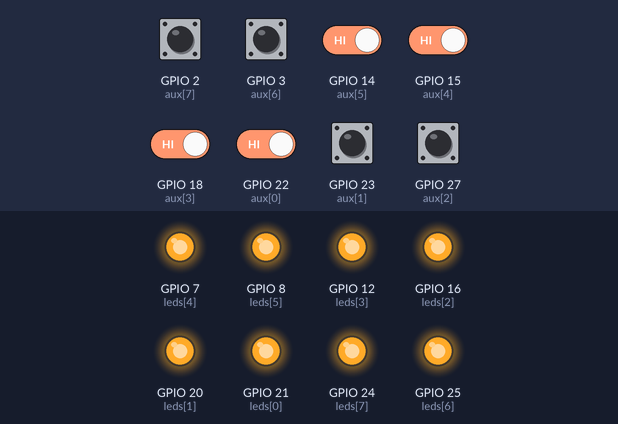
Simulated run of this program. Board: Raspberry Pi (BCM pin numbers). On the bench: output pins drawn as LEDs (lit = HIGH). The test bench sets the inputs (shaded band); at power-on: GPIO 2 (aux[7]), GPIO 3 (aux[6]), GPIO 14 (aux[5]), GPIO 15 (aux[4]), GPIO 18 (aux[3]), GPIO 22 (aux[0]), GPIO 23 (aux[1]), GPIO 27 (aux[2]) HIGH.

Above: at 1.2 s.
1.3 s: GPIO 2 (aux[7]) pulled LOW for 0.15 s
At 1.37 s:
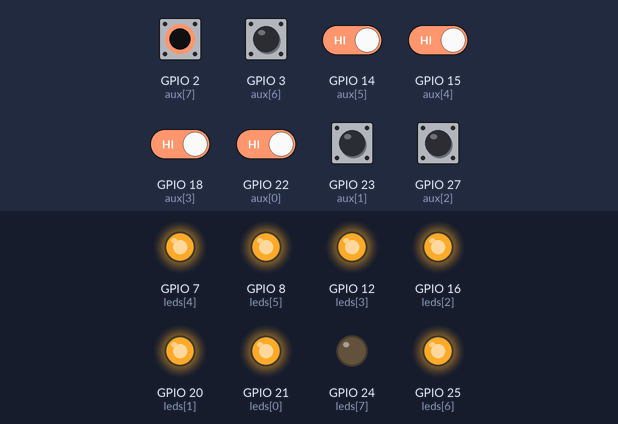
2.9 s: GPIO 3 (aux[6]) pulled LOW for 0.15 s
At 2.97 s:
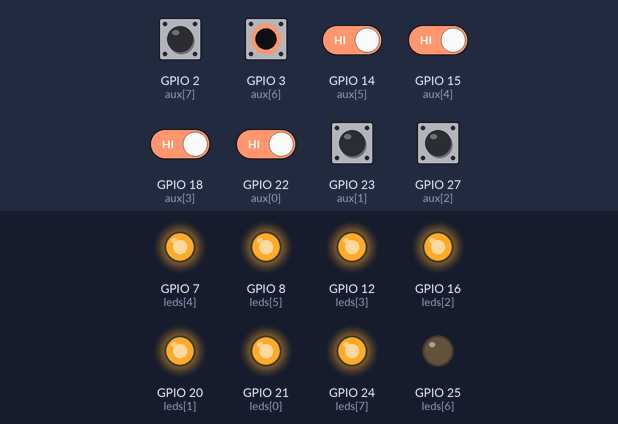
4.5 s: GPIO 14 (aux[5]) driven LOW
At 5.0 s:
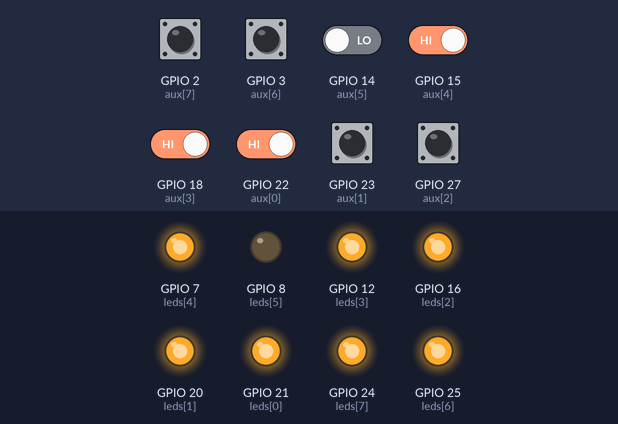
6.0 s: GPIO 15 (aux[4]) driven LOW
At 7.2 s:
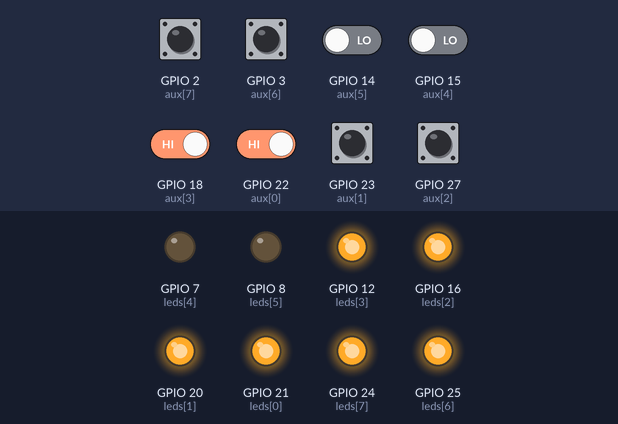
7.5 s: GPIO 18 (aux[3]) driven LOW
At 8.5 s:
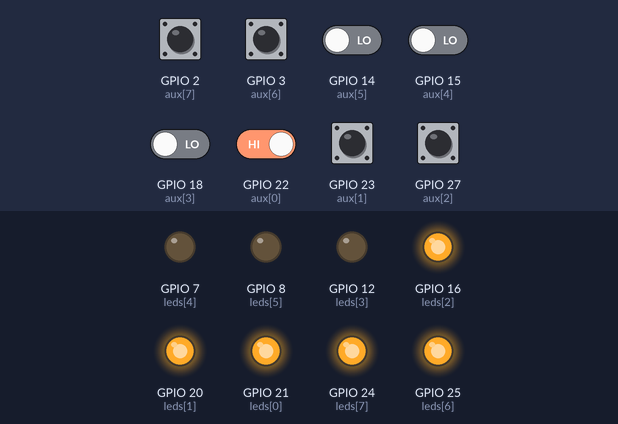
9.0 s: GPIO 22 (aux[0]) driven LOW
At 9.6 s:
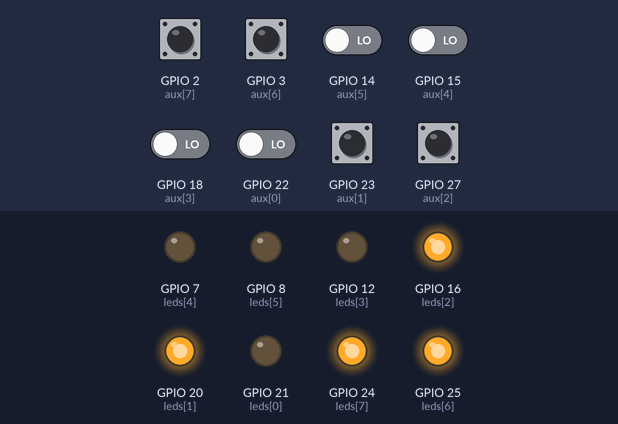
Timing chart, 0 to 11.5 s (numbered marks = the images above; inputs shaded):
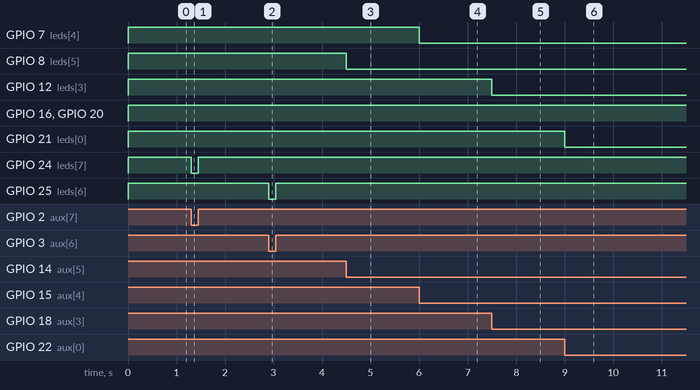

The program:

2-3-aux.py
```python
import RPi.GPIO as GPIO
from time import sleep

GPIO.setmode(GPIO.BCM)

leds = [21, 20, 16, 12, 7, 8, 25, 24]
GPIO.setup(leds, GPIO.OUT)

aux = [22, 23, 27, 18, 15, 14, 3, 2]
GPIO.setup(aux, GPIO.IN)

while True:
    for index in range(8):
        GPIO.output(leds[index], GPIO.input(aux[index]))
    if not GPIO.input(aux[0]) and not GPIO.input(aux[7]):
        break

GPIO.output(leds, 0)
GPIO.cleanup()
```

Measured:
- after the input at 1.3 s, GPIO 24 (leds[7]): HIGH → LOW at once, → HIGH 0.15 s later
- after the input at 2.9 s, GPIO 25 (leds[6]): HIGH → LOW at once, → HIGH 0.15 s later
- after the input at 4.5 s, GPIO 8 (leds[5]): HIGH → LOW at once
- after the input at 6.0 s, GPIO 7 (leds[4]): HIGH → LOW at once
- after the input at 7.5 s, GPIO 12 (leds[3]): HIGH → LOW at once
- after the input at 9.0 s, GPIO 21 (leds[0]): HIGH → LOW at once
